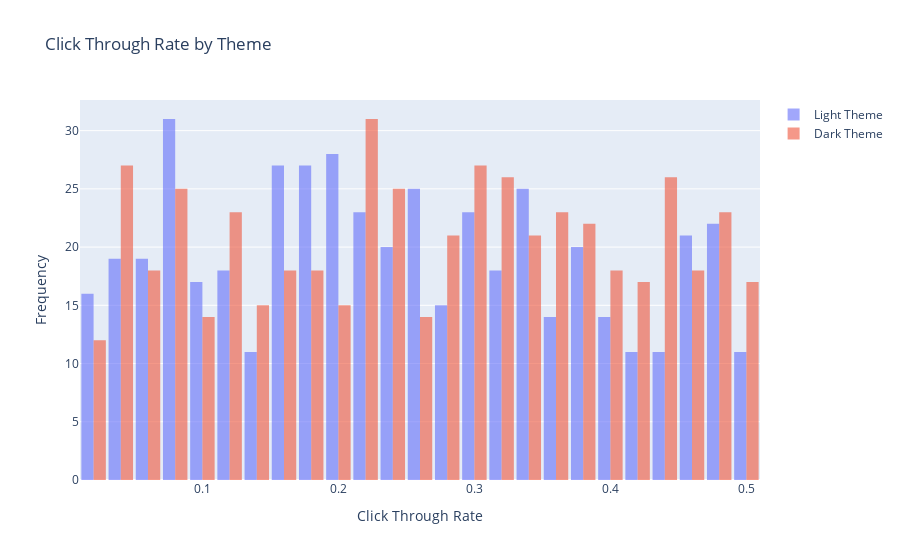

Notebook code cell kept with this figure:
### Markdown cell above
La Visualisation en Plotly :

### Code cell
# Extract data for each theme
light_theme_data = data[data['Theme'] == 'Light Theme']
dark_theme_data = data[data['Theme'] == 'Dark Theme']

# Create grouped bar chart for Click Through Rate
fig = go.Figure()

fig.add_trace(go.Histogram(x=light_theme_data['Click Through Rate'], name='Light Theme', opacity=0.6))
fig.add_trace(go.Histogram(x=dark_theme_data['Click Through Rate'], name='Dark Theme', opacity=0.6))

fig.update_layout(
    title_text='Click Through Rate by Theme',
    xaxis_title_text='Click Through Rate',
    yaxis_title_text='Frequency',
    barmode='group',
    bargap=0.1
)

fig.show()

### Figure 1 — Plotly figure (JSON) as saved in the notebook; plotly's stock layout.template omitted (floating-point values rounded to 4 significant figures; data arrays with more than 128 entries replaced by an {"elided": "..."} marker saying what was removed)
{"data": [{"name": "Light Theme", "opacity": 0.6, "type": "histogram", "x": {"elided": "486 float values"}}, {"name": "Dark Theme", "opacity": 0.6, "type": "histogram", "x": {"elided": "514 float values"}}], "layout": {"bargap": 0.1, "barmode": "group", "title": {"text": "Click Through Rate by Theme"}, "xaxis": {"title": {"text": "Click Through Rate"}}, "yaxis": {"title": {"text": "Frequency"}}}}
